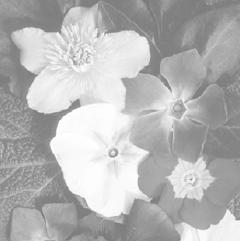
%> input picture Lab1/flower.tif, 240 x 241 px
$ octave transfer.m   (GNU Octave 9; MATLAB toolbox functions it lacks are replaced by stand-ins)
%> lines starting %> are read from the running program, lines starting %| are printed output that depends on the picture
clear , close all;

global PATH
PATH = 'G:/DIP/Lab1/';

global IMG
IMG = ["Lena.bmp", "Mandrill.bmp", "Peppers.bmp", "pout.tif", "flower.tif"];
%%%%%%%%%%%%%%%%%%%%%%%%%%%%%%%%%%%%%%%%%%%%%%%%%%%%%%%%%%%%%%%%%%%%%%%%%%%

I1 = imread(strcat(PATH,char(IMG(5))));
%> I1 is the input picture: size 241x240x3 uint8; min 119, max 255, mean 181.4
I2 = imread(strcat(PATH,char(IMG(4))));
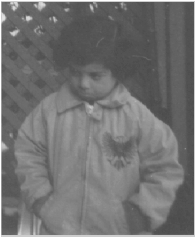
%> input picture Lab1/pout.tif, 195 x 237 px
%> I2 is the input picture: size 237x195x3 uint8; min 74, max 255, mean 113.4
%I2 = [] %%testing hist. equalization using matching/transfer

histTransfer(I1, I2);

waitforbuttonpress;
close all;


%%%%%%%%%%%%%%%%%%%%%%%%%%%%%%%%%%%%%%%%%%%%%%%%%%%%%%%%%%%%%%%%%%%%%%%%%%%
function h = histTransfer(I1, I2)
    global PATH
    global IMG

    Iorg = I1;
    hst = imhist(Iorg);
%> hst = 256 values, max 3867 at index 250, min 0 at index 1, mean 677.8
    cdf = cumsum(hst) / numel(Iorg);
%> cdf = 256 values from 0 to 1
    figure;
    subplot(1,3,1);
    imshow(Iorg);
    title('original image');
    set(gcf, 'units','normalized','outerposition',[0 0 1 1]);

    if isempty(I2)  %%test for equalization
        hst_ref = ones(1, 256, 'double') * (double(numel(Iorg))/256);
        cdf_ref = cumsum(hst_ref) / numel(Iorg);
    else
        Iref = I2;

        hst_ref = imhist(Iref);
%> hst_ref = 256 values, max 6747 at index 83, min 0 at index 1, mean 541.6
        cdf_ref = cumsum(hst_ref) / numel(Iref);
%> cdf_ref = 256 values from 0 to 1

        waitforbuttonpress;
        subplot(1,3,2);
        imshow(Iref);
        title('match image');
        set(gcf, 'units','normalized','outerposition',[0 0 1 1]);
    end

    TF = zeros(1,256,'uint8'); %%tranfer function

    for i = 1 : 256
        [h,idx_ref] = min(abs(cdf_ref - cdf(i)));
        TF(i) = idx_ref;   %% Tranfer mapping from original image level to reference level
    end
%> after the loop, TF = 256 values from 1 to 255

    I2 = TF(Iorg);
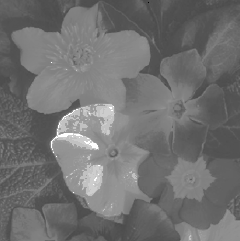
%> I2: size 241x240x3 uint8; min 1, max 255, mean 112.9
    hst_fin = imhist(I2);
%> hst_fin = 256 values, max 8304 at index 84, min 0 at index 1, mean 677.8
    cdf_fin = cumsum(hst_fin) / numel(I2);
%> cdf_fin = 256 values from 0 to 1
%> `histTransfer(I1, I2);`:
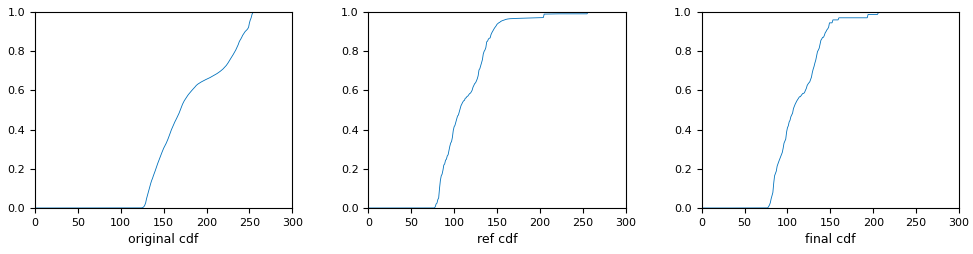
%> figure redrawn from the program's plot data, 3 panels; panel 1: curve peaks at x = 256, y = 1
    waitforbuttonpress;
    subplot(1,3,3);
    imshow(I2);
    title('result');
    set(gcf, 'units','normalized','outerposition',[0 0 1 1]);

    waitforbuttonpress;
    x = 1:256;
    figure;
    subplot(1,3,1);
    bar(x, hst);
    xlabel('original hist');
    subplot(1,3,2);
    bar(x, hst_ref);
    xlabel('ref hist');
    subplot(1,3,3);
    bar(x, hst_fin);
    xlabel('final hist');
    set(gcf, 'units','normalized','outerposition',[0 0 1 1]);
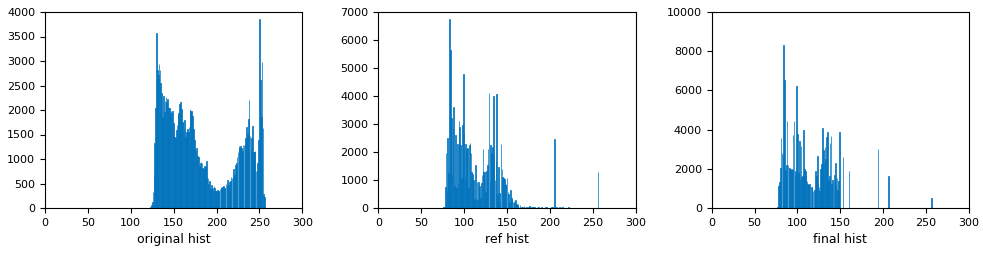
%> figure redrawn from the program's plot data, 3 panels; panel 1: tallest bar 3867 high, from x = 249.6 to 250.4; panel 2: tallest bar 6747 high, from x = 82.6 to 83.4; panel 3: tallest bar 8304 high, from x = 83.6 to 84.4

    waitforbuttonpress;
    figure;
    subplot(1,3,1);
    plot(x, cdf);
    xlabel('original cdf');
    subplot(1,3,2);
    plot(x, cdf_ref);
    xlabel('ref cdf');
    subplot(1,3,3);
    plot(x, cdf_fin);
    xlabel('final cdf');
    set(gcf, 'units','normalized','outerposition',[0 0 1 1]);
end
